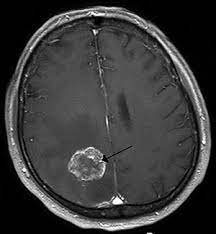
%> input picture without filter with noise/Image set/Brain Tumour.jpg, 216 x 234 px
$ octave main.m   (GNU Octave 9; MATLAB toolbox functions it lacks are replaced by stand-ins)
%> lines starting %> are read from the running program, lines starting %| are printed output that depends on the picture; in (x1, y1, x2, y2) boxes, pixels count from 0 and x2, y2 are one past the last pixel; in counts of white or black regions, pixels touching at a corner belong together; the program's own positions count from 1
### without filter with noise/fuzzyThresholding.m
function thresh= fuzzyThresholding(image, maxIter)
% FUZZYTHRESHOLDING computes a fuzzy threshold for the input image using
% the maximum entropy principle.
%
% INPUT:
%   - image: the input grayscale image
%   - maxIter: maximum number of iterations for the fuzzy c-means algorithm
%
% OUTPUT:
%   - thresh: the computed threshold
%   - fuzzy_image: the fuzzy membership of each pixel to the two classes
%
% EXAMPLE USAGE:
%   I = imread('cameraman.tif');
%   [T, M] = fuzzyThresholding(I, 100);

% Convert image to double precision
%image = im2double(image);

% Set initial threshold
thresh = 0.5;

% Initialize membership vectors
u1 = ones(size(image));
u2 = ones(size(image));

for i = 1:maxIter
    % Update membership vectors
    u1 = exp(-(image - thresh).^2);
    u2 = exp(-(image - (1-thresh)).^2);

    % Normalize membership vectors
    u1 = u1 ./ (u1 + u2);
    u2 = u2 ./ (u1 + u2);

    % Update threshold
    thresh = sum(sum(u1 .* image)) / sum(sum(u1));

    % Compute fuzzy image
    fuzzy_image = cat(3, u1, u2);

    % Exit early if the threshold has converged
    if abs(thresh - 0.5) < 1e-6
        break;
    end
end

end

### without filter with noise/canny_edge_detection.m
function [J,In,np] = canny_edge_detection(I,Tl,Th,l)
%canny_edge_detection function uses Canny's algorithm to detect edges on an
%image
% Input image I is type double in range of [0,1].
% Parameter sigma is the standard deviation of the Gaussian filter used in
% the DRoG operator.
% Tl and Th are the absolut values of the low and high
% thresholds used to distinguish weak and strong edges.
% Output image J is binary (0,1), and it only contains edges.
%
% J = canny_edge_detection(I, sigma) uses the default values for Tl = 0.02,
% and for Th = 0.5.
% J = canny_edge_detection(I) uses the default values for sigma = sqrt(2),
% Tl = 0.02, and for Th = 0.5.
%
%
%See also edge

% --- Argument verification --- %
if (nargin < 1)
    error('Error: Number of parameters sent to the function ''canny_edge_detection'' exceeds expected range');

end

% Checking a pixel value format of parameter I
if (~isa(I,'double'))
    error('Error: Input argument I in ''canny_edge_detection'' function has to be a type double');
end
% Checking a if value of parameter limit exceeds demanded range
if (min(I(:))<0 || max(I(:))>1)
    error('Error: Input argument I in ''canny_edge_detection'' function has to be in range of [0,1]');
end
% Add Gaussian noise to the input image
np=l;
maxv=double(intmax('uint8'));
ns=(np/100)*maxv;

In=imnoise(I,'gaussian',0,(ns^2)/(maxv^2));

% horizontalnih i vertikalnih gradijenata
[I_dx, I_dy] = gradient(In);

% 3. KORAK: Odredjivanje magnitude i ugla gradijenta
[Id_magnitude, Id_angle] = magnitude_and_angle(I_dx, I_dy);

% 4. KORAK: Kvantizacija gradijenta
Id_angle = gradient_quantization(Id_angle);

% 5. KORAK: Potiskivanje vrednosti gradijenta koji ne predstavljaju
% lokalne maksimume
window_size = 3;
J = non_max_supression(Id_magnitude, Id_angle, window_size);

% 6. KORAK: Odredjivanja mapa jakih i slabih ivica
weak = 50/250;
strong = 1;
[J, ~, ~] = threshold(J, Tl, Th, weak, strong);

% 7. KORAK: Povezivanje slabih ivica sa jakim
window_size = 3;
J = hysteresis(J, window_size, weak, strong);
end
%%%%%%%%%%%%%%%%%%%%%%%%%%%%%%%%%%%%%%%%%%%%%%%%%%%%%%%%%%%%
%
%   Lokalna Funkcija : DRoG
%
% [28 lines left out: function DRoG, not called in this run]

%%%%%%%%%%%%%%%%%%%%%%%%%%%%%%%%%%%%%%%%%%%%%%%%%%%%%%%%%%%%
%
%   Local function : magnitude_and_angle
%
function [Id_magnitude, Id_angle] = magnitude_and_angle(I_dx, I_dy)
%
%   Funkcija koja racuna magnitudu i ugao gradijenta
%

Id_magnitude = sqrt(I_dx.^2 + I_dy.^2);
Id_angle = atan(I_dy./I_dx);
Id_angle(Id_magnitude == 0) = 0;
Id_angle = Id_angle*360/2/pi; % konverzija iz radijana u stepene
end

%%%%%%%%%%%%%%%%%%%%%%%%%%%%%%%%%%%%%%%%%%%%%%%%%%%%%%%%%%%%
%
%   Local function : gradient_quantization
%
function Id_angle = gradient_quantization(Id_angle)
%
%   Kvantizuje gradijent na 4 nivoa: -45, 0, 45, 90
%

Id_angle(Id_angle > -67.5 & Id_angle < -22.5) = -45;
Id_angle(Id_angle >= -22.5 & Id_angle <=22.5) = 0;
Id_angle(Id_angle > 22.5 & Id_angle < 67.5) = 45;
Id_angle(Id_angle >= 67.5 & Id_angle <= 90) = 90;
Id_angle(Id_angle >= -90 & Id_angle <= -67.5) = 90;
end
%%%%%%%%%%%%%%%%%%%%%%%%%%%%%%%%%%%%%%%%%%%%%%%%%%%%%%%%%%%%
%
%   Local function: non_max_supression
%
function J = non_max_supression(Id_magnitude,Id_angle, window_size)
%
%   Potiskivanje vrednosti gradijenata koji ne predstavljaju lokalne maksimume
%

[N, M] = size(Id_magnitude);
half = (window_size-1)/2; % pola dimenzije prozora
J = Id_magnitude; % incijalizacija izlazne slike
Id_magnitude = padarray(Id_magnitude, [half, half], 'replicate');

for i = 1+half:N+half
    for j = 1+half:M+half
        switch Id_angle(i-half,j-half)
            case 45
                window = Id_magnitude(i-half:i+half,j-half:j+half).*[1 0 0;...
                                                                     0 1 0;...
                                                                     0 0 1];
            case 90
                window = Id_magnitude(i-half:i+half,j-half:j+half).*[0 1 0;...
                                                                     0 1 0;...
                                                                     0 1 0];
            case -45
                window = Id_magnitude(i-half:i+half,j-half:j+half).*[0 0 1;...
                                                                     0 1 0;...
                                                                     1 0 0];
            case 0
                window = Id_magnitude(i-half:i+half,j-half:j+half).*[0 0 0;...
                                                                     1 1 1;...
                                                                     0 0 0];
        end

        max_ind = find(window == max(window(:)));
        if(max_ind ~= (window_size^2-1)/2+1) % ako pixel sa max vrednoscu nije u sredini prozora
                J(i-half,j-half) = 0; % ne sme da bude inplace
        end
    end
end
end
%%%%%%%%%%%%%%%%%%%%%%%%%%%%%%%%%%%%%%%%%%%%%%%%%%%%%%%%%%%%
%
%   Local function: threshold
%
function [J, Weak_edges, Strong_edges] = threshold(I, Tl, Th, weak, strong)
%
%   Odredjivanje mapa jakih i slabih ivica na osnovu pragova
%
%   INPUTS:
%       J: magnituda gradijenta
%       Tl: apsolutna vrednost donjeg praga
%       Th: apsolutna vrednost gornjeg praga
%       weak: intenzitet piksela koji ce biti dodeljen slabim ivicama
%       strong: intenzitet piksela koji ce biti dodeljen jakim ivicama
%   OUTPUTS:
%       J: mapa ivica koja sadrzi i jake i slabe ivice
%       Weak_edges: mapa ivica koja sadrzi samo slabe ivice
%       Strong_edges: mapa ivica koja sadrzi samo jake ivice
%
J = I;
J(J >= Th) = strong;
J(J > Tl & J < Th) = weak;
J(J <= Tl) = 0;
Weak_edges = J;
Weak_edges(J == weak) = 1;
Weak_edges(J == strong) = 0;
Strong_edges = J;
Strong_edges(J == weak) = 0;
end

%%%%%%%%%%%%%%%%%%%%%%%%%%%%%%%%%%%%%%%%%%%%%%%%%%%%%%%%%%%%
%
%   Local function: hysteresis
%
function J = hysteresis(I, window_size, weak, strong)
%
%   Svi pikseli koji u svom susedstvu imaju bar jednu jaku ivicu
%   proglasavaju se ivicnim pikselom
%
J = I; % incijalizacija izlazne matrice
[N, M] = size(J);
half = (window_size-1)/2;
changed = true;
while changed
    changed = false;
    Edges = padarray(J, [half, half], 'replicate'); % posle prolaska kroz sve piksele update-uj ivice
    for i = 1+half:N+half % u ove dve petlje prodji kroz sve piksele jednom
        for j = 1+half:M+half
            if Edges(i, j) == weak % ako je ivica slaba
                window = Edges(i-half:i+half, j-half:j+half); % okolina oko slabe ivice
                if ~isempty(find(window == strong, 1)) % ako u okolini ima bar jedan 'jak' piksel
                    J(i-half, j-half) = strong; % ne sme biti inplace
                    changed = true;
                end
            end
        end
    end
end
J(J == weak) = 0; % ivice koju su ostale slabe stavi na 0
end


### without filter with noise/main.m
clc;
clear;
close All;
% sample initial
i=0;tl=0;th=0;a=zeros();b=zeros();
% reading input image of both color and gray scale
[filename,pathname]=uigetfile('*.*','select an image');
%> the answer given: Image set/Brain Tumour.jpg
[file,path] = uigetfile('*.*', 'Select an image file');
%> the answer given: Image set/butterfly(1)_g.jpg
I1=imread(strcat(pathname,'\',filename));
%> I1 is the input picture: size 234x216x3 uint8; min 0, max 255, mean 58
[m,n,d]=size(I1);
%> m = 234; n = 216; d = 3
if d==3
I2=rgb2gray(I1);
else
I2=I1;
end
I = double(I2)/255;
nl=[0.1 10 20 30 40 50 60 70 80];
for j=1:9
l=nl(j);

tl=fuzzyThresholding(I, 100);
%> the loop in fuzzyThresholding, `for i = 1:maxIter` made 100 passes
%> thresh on passes 1 to 12: 0.227, 0.211, 0.21, 0.21, 0.21, 0.21, 0.21, 0.21, 0.21, 0.21, 0.21, 0.21
%> pass 1, in fuzzyThresholding, `u2 = u2 ./ (u1 + u2);`:
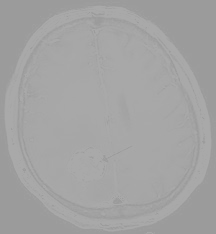
%> u2: size 234x216 double; min 0.609, max 0.667, mean 0.642
%> tl = 0.21
th=tl/6;
%> th = 0.035
fname=sprintf('%svalues.txt',filename);
fid=fopen(fname);
diary(fname)
[J,In,np] = canny_edge_detection(I, tl,th ,l);
%> in canny_edge_detection, `[I_dx, I_dy] = gradient(In);`:
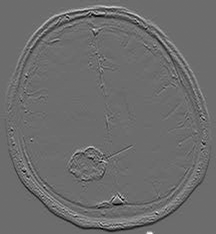
%> I_dy: size 234x216 double; min -0.481, max 0.647, mean 0.00015; drawn with min black and max white
%> in magnitude_and_angle, `Id_angle(Id_magnitude == 0) = 0;`: Id_angle: size 234x216 double; min -1.57, max 1.57, mean 0.00609
%> in gradient_quantization, `Id_angle(Id_angle >= 67.5 & Id_angle <= 90) = 90;`: Id_angle: size 234x216 double; min -90, max 90, mean 1.8
%> in gradient_quantization, `Id_angle(Id_angle >= -90 & Id_angle <= -67.5) = 90;`:
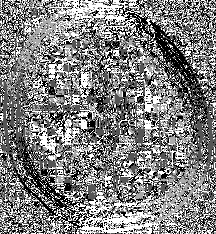
%> Id_angle: size 234x216 double; min -45, max 90, mean 23.1; drawn with min black and max white
%> after the loop in non_max_supression, `for i = 1+half:N+half`:
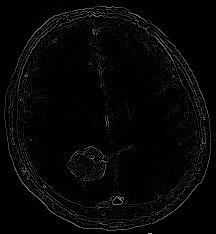
%> J: size 234x216 double; min 0, max 0.702, mean 0.0225
%> after the loop in non_max_supression, `for i = 1+half:N+half`: window = [0.00274 0 0; 0 0.00179 0; 0 0 0.00179]
%> in threshold, `J(J >= Th) = strong;`: J: size 234x216 double; 13.67% of pixels changed, all inside (x1, y1, x2, y2) = (0, 0, 216, 234)
%> in threshold, `J(J <= Tl) = 0;`: J: size 234x216 double; values 0 (black) and 1 (white), 13.7% white in thin lines or dots
%> in threshold, `Weak_edges(J == strong) = 0;`: Weak_edges: size 234x216 double; every value is 0
%> the loop in hysteresis, `while changed` made 1 pass
%> pass 1, in hysteresis, `Edges = padarray(J, [half, half], 'replicate');`:
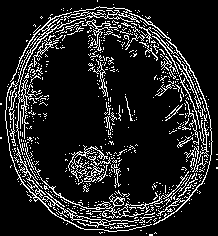
%> Edges: size 236x218 double; values 0 (black) and 1 (white), 13.5% white in thin lines or dots
%> np = 0.1
fprintf('\n\n%s\tnoise:%.1f\n',filename,np);
%| Brain Tumour.jpg	noise:0.1
figure;
subplot(2,2,1); imshow(I1);
title('Original Image');
subplot(2,2,2); imshow(I);
title('Gray Scale Image');
subplot(2,2,3); imshow(In);
title(sprintf('image with  %.1f%%noise',np));
subplot(2,2,4); imshow(J);
title('Image With Edges');

%%% % % % % % % % % % % % % % % % % % % % % % % % % % % % %%%
%%% % % % % % % % % % % % % % % % % % % % % % % % % % % % %%%
% %                                                       % %
% %         Parameters For Edge Detection                 % %
% %                                                       % %
%%% % % % % % % % % % % % % % % % % % % % % % % % % % % % %%%
%%% % % % % % % % % % % % % % % % % % % % % % % % % % % % %%%
% reference image (ground truth)

imt = logical(imread(strcat(path,'\',file)));
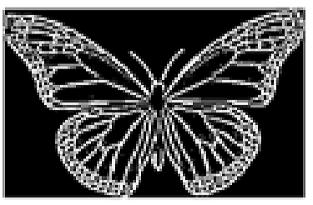
%> input picture without filter with noise/Image set/butterfly(1)_g.jpg, 313 x 205 px
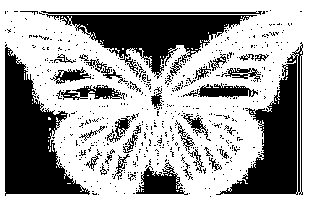
%> imt: size 205x313 logical; 64.5% white; 577 black regions (540 under 20 px), largest, box (x1, y1, x2, y2) and area: (5, 44, 90, 196) 6173, (41, 11, 262, 79) 5834, (216, 42, 303, 195) 5055
imt = double(imt);

% level=6;
% for groundtruth image
ent_imt=entropy(uint8(imt));
%> ent_imt = 0.939
mn_imt=mean(mean(double(imt)));
%> mn_imt = 0.645

% for im1 image
ent_im1=entropy(uint8(J));
%> ent_im1 = 0.576
mn_im1=mean(mean(double(J)));
%> mn_im1 = 0.137
%> (the run ends here)
